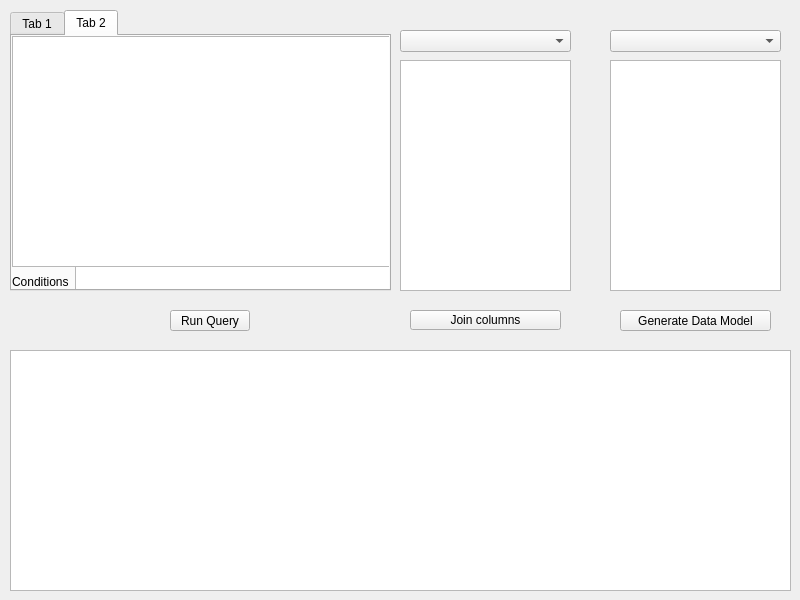
<?xml version="1.0" encoding="UTF-8"?>
<ui version="4.0">
 <class>Widget</class>
 <widget class="QWidget" name="Widget">
  <property name="geometry">
   <rect>
    <x>0</x>
    <y>0</y>
    <width>800</width>
    <height>600</height>
   </rect>
  </property>
  <property name="windowTitle">
   <string>Data Model Translator</string>
  </property>
  <widget class="QPushButton" name="pushButton">
   <property name="geometry">
    <rect>
     <x>170</x>
     <y>310</y>
     <width>80</width>
     <height>21</height>
    </rect>
   </property>
   <property name="text">
    <string>Run Query</string>
   </property>
  </widget>
  <widget class="QPushButton" name="pushButton_2">
   <property name="geometry">
    <rect>
     <x>620</x>
     <y>310</y>
     <width>151</width>
     <height>21</height>
    </rect>
   </property>
   <property name="text">
    <string>Generate Data Model</string>
   </property>
  </widget>
  <widget class="QTableView" name="tableView">
   <property name="geometry">
    <rect>
     <x>10</x>
     <y>350</y>
     <width>781</width>
     <height>241</height>
    </rect>
   </property>
  </widget>
  <widget class="QTabWidget" name="tabWidget">
   <property name="geometry">
    <rect>
     <x>10</x>
     <y>10</y>
     <width>381</width>
     <height>281</height>
    </rect>
   </property>
   <property name="currentIndex">
    <number>1</number>
   </property>
   <widget class="QWidget" name="tab">
    <attribute name="title">
     <string>Tab 1</string>
    </attribute>
    <widget class="QWidget" name="widget" native="true">
     <property name="geometry">
      <rect>
       <x>-1</x>
       <y>-1</y>
       <width>381</width>
       <height>261</height>
      </rect>
     </property>
     <widget class="QWidget" name="verticalLayoutWidget">
      <property name="geometry">
       <rect>
        <x>-1</x>
        <y>-1</y>
        <width>381</width>
        <height>261</height>
       </rect>
      </property>
      <layout class="QVBoxLayout" name="tabLayout">
       <item>
        <widget class="QPlainTextEdit" name="sqlTextEdit"/>
       </item>
      </layout>
     </widget>
    </widget>
   </widget>
   <widget class="QWidget" name="tab_2">
    <attribute name="title">
     <string>Tab 2</string>
    </attribute>
    <widget class="QWidget" name="widget_2" native="true">
     <property name="geometry">
      <rect>
       <x>0</x>
       <y>0</y>
       <width>381</width>
       <height>261</height>
      </rect>
     </property>
     <widget class="QWidget" name="verticalLayoutWidget_2">
      <property name="geometry">
       <rect>
        <x>0</x>
        <y>0</y>
        <width>381</width>
        <height>231</height>
       </rect>
      </property>
      <layout class="QVBoxLayout" name="verticalLayout">
       <item>
        <widget class="QTreeView" name="treeView">
         <property name="enabled">
          <bool>true</bool>
         </property>
         <property name="selectionMode">
          <enum>QAbstractItemView::MultiSelection</enum>
         </property>
        </widget>
       </item>
      </layout>
     </widget>
     <widget class="QWidget" name="horizontalLayoutWidget">
      <property name="geometry">
       <rect>
        <x>0</x>
        <y>230</y>
        <width>381</width>
        <height>31</height>
       </rect>
      </property>
      <layout class="QHBoxLayout" name="horizontalLayout">
       <property name="bottomMargin">
        <number>0</number>
       </property>
       <item>
        <widget class="QLabel" name="label">
         <property name="enabled">
          <bool>true</bool>
         </property>
         <property name="maximumSize">
          <size>
           <width>16777215</width>
           <height>51</height>
          </size>
         </property>
         <property name="text">
          <string>Conditions</string>
         </property>
        </widget>
       </item>
       <item>
        <widget class="QPlainTextEdit" name="whereTextEdit"/>
       </item>
      </layout>
     </widget>
    </widget>
   </widget>
  </widget>
  <widget class="QComboBox" name="comboBox">
   <property name="geometry">
    <rect>
     <x>400</x>
     <y>30</y>
     <width>171</width>
     <height>22</height>
    </rect>
   </property>
  </widget>
  <widget class="QComboBox" name="comboBox_2">
   <property name="geometry">
    <rect>
     <x>610</x>
     <y>30</y>
     <width>171</width>
     <height>22</height>
    </rect>
   </property>
  </widget>
  <widget class="QListWidget" name="listWidget">
   <property name="geometry">
    <rect>
     <x>400</x>
     <y>60</y>
     <width>171</width>
     <height>231</height>
    </rect>
   </property>
   <property name="selectionMode">
    <enum>QAbstractItemView::MultiSelection</enum>
   </property>
  </widget>
  <widget class="QListWidget" name="listWidget_2">
   <property name="geometry">
    <rect>
     <x>610</x>
     <y>60</y>
     <width>171</width>
     <height>231</height>
    </rect>
   </property>
   <property name="selectionMode">
    <enum>QAbstractItemView::MultiSelection</enum>
   </property>
  </widget>
  <widget class="QPushButton" name="pushButton_3">
   <property name="geometry">
    <rect>
     <x>410</x>
     <y>310</y>
     <width>151</width>
     <height>20</height>
    </rect>
   </property>
   <property name="text">
    <string>Join columns</string>
   </property>
  </widget>
 </widget>
 <resources/>
 <connections/>
</ui>
